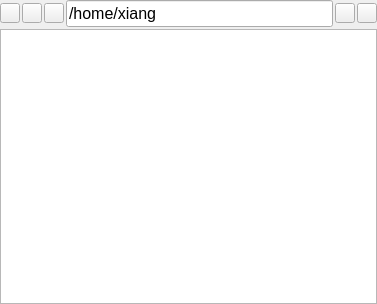
<?xml version="1.0" encoding="UTF-8"?>
<ui version="4.0">
 <class>FileBrowserController</class>
 <widget class="QWidget" name="FileBrowserController">
  <property name="geometry">
   <rect>
    <x>0</x>
    <y>0</y>
    <width>377</width>
    <height>304</height>
   </rect>
  </property>
  <property name="windowTitle">
   <string notr="true"/>
  </property>
  <layout class="QVBoxLayout" name="verticalLayout">
   <property name="spacing">
    <number>2</number>
   </property>
   <property name="leftMargin">
    <number>0</number>
   </property>
   <property name="topMargin">
    <number>0</number>
   </property>
   <property name="rightMargin">
    <number>0</number>
   </property>
   <property name="bottomMargin">
    <number>0</number>
   </property>
   <item>
    <widget class="QWidget" name="directory_controller_container" native="true">
     <layout class="QHBoxLayout" name="horizontalLayout_6">
      <property name="spacing">
       <number>2</number>
      </property>
      <property name="leftMargin">
       <number>0</number>
      </property>
      <property name="topMargin">
       <number>0</number>
      </property>
      <property name="rightMargin">
       <number>0</number>
      </property>
      <property name="bottomMargin">
       <number>0</number>
      </property>
      <item>
       <widget class="QPushButton" name="cdup">
        <property name="minimumSize">
         <size>
          <width>20</width>
          <height>20</height>
         </size>
        </property>
        <property name="maximumSize">
         <size>
          <width>20</width>
          <height>20</height>
         </size>
        </property>
        <property name="focusPolicy">
         <enum>Qt::FocusPolicy::NoFocus</enum>
        </property>
        <property name="styleSheet">
         <string notr="true"/>
        </property>
        <property name="text">
         <string/>
        </property>
        <property name="icon">
         <iconset resource="../../../resources/glsrcs.qrc">
          <normaloff>:/icons/angle-left.svg</normaloff>:/icons/angle-left.svg</iconset>
        </property>
        <property name="iconSize">
         <size>
          <width>14</width>
          <height>14</height>
         </size>
        </property>
       </widget>
      </item>
      <item>
       <widget class="QPushButton" name="cdnext">
        <property name="minimumSize">
         <size>
          <width>20</width>
          <height>20</height>
         </size>
        </property>
        <property name="maximumSize">
         <size>
          <width>20</width>
          <height>20</height>
         </size>
        </property>
        <property name="focusPolicy">
         <enum>Qt::FocusPolicy::NoFocus</enum>
        </property>
        <property name="text">
         <string/>
        </property>
        <property name="icon">
         <iconset resource="../../../resources/glsrcs.qrc">
          <normaloff>:/icons/angle-right.svg</normaloff>:/icons/angle-right.svg</iconset>
        </property>
        <property name="iconSize">
         <size>
          <width>14</width>
          <height>14</height>
         </size>
        </property>
       </widget>
      </item>
      <item>
       <widget class="QPushButton" name="cdparent">
        <property name="minimumSize">
         <size>
          <width>20</width>
          <height>20</height>
         </size>
        </property>
        <property name="maximumSize">
         <size>
          <width>20</width>
          <height>20</height>
         </size>
        </property>
        <property name="focusPolicy">
         <enum>Qt::FocusPolicy::NoFocus</enum>
        </property>
        <property name="text">
         <string notr="true"/>
        </property>
        <property name="icon">
         <iconset resource="../../../resources/glsrcs.qrc">
          <normaloff>:/icons/long-arrow-alt-up.svg</normaloff>:/icons/long-arrow-alt-up.svg</iconset>
        </property>
        <property name="iconSize">
         <size>
          <width>14</width>
          <height>14</height>
         </size>
        </property>
       </widget>
      </item>
      <item>
       <widget class="QLineEdit" name="address_line">
        <property name="font">
         <font>
          <pointsize>12</pointsize>
         </font>
        </property>
        <property name="focusPolicy">
         <enum>Qt::FocusPolicy::ClickFocus</enum>
        </property>
        <property name="text">
         <string notr="true">/home/xiang</string>
        </property>
       </widget>
      </item>
      <item>
       <widget class="QPushButton" name="address_confirm">
        <property name="minimumSize">
         <size>
          <width>20</width>
          <height>20</height>
         </size>
        </property>
        <property name="maximumSize">
         <size>
          <width>20</width>
          <height>20</height>
         </size>
        </property>
        <property name="focusPolicy">
         <enum>Qt::FocusPolicy::NoFocus</enum>
        </property>
        <property name="text">
         <string/>
        </property>
        <property name="icon">
         <iconset resource="../../../resources/glsrcs.qrc">
          <normaloff>:/icons/arrow-right.svg</normaloff>:/icons/arrow-right.svg</iconset>
        </property>
        <property name="iconSize">
         <size>
          <width>14</width>
          <height>14</height>
         </size>
        </property>
       </widget>
      </item>
      <item>
       <widget class="QPushButton" name="search">
        <property name="minimumSize">
         <size>
          <width>20</width>
          <height>20</height>
         </size>
        </property>
        <property name="maximumSize">
         <size>
          <width>20</width>
          <height>20</height>
         </size>
        </property>
        <property name="focusPolicy">
         <enum>Qt::FocusPolicy::NoFocus</enum>
        </property>
        <property name="text">
         <string/>
        </property>
        <property name="icon">
         <iconset resource="../../../resources/glsrcs.qrc">
          <normaloff>:/icons/search.svg</normaloff>:/icons/search.svg</iconset>
        </property>
        <property name="iconSize">
         <size>
          <width>14</width>
          <height>14</height>
         </size>
        </property>
       </widget>
      </item>
     </layout>
    </widget>
   </item>
   <item>
    <widget class="QTreeView" name="file_browser_treeview">
     <property name="focusPolicy">
      <enum>Qt::FocusPolicy::ClickFocus</enum>
     </property>
     <property name="contextMenuPolicy">
      <enum>Qt::ContextMenuPolicy::CustomContextMenu</enum>
     </property>
    </widget>
   </item>
  </layout>
 </widget>
 <resources>
  <include location="../../../resources/glsrcs.qrc"/>
 </resources>
</ui>
